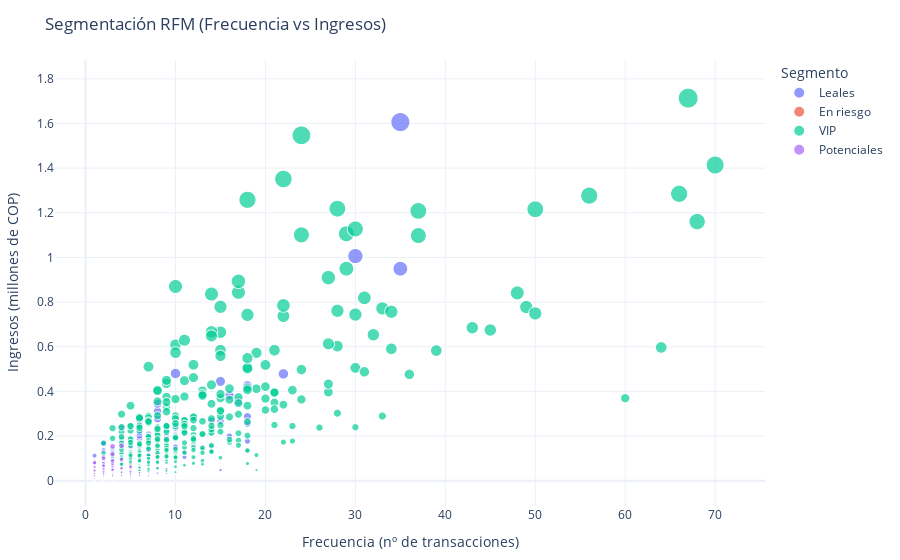

Write notebook code for a chart like this one.
### Markdown cell above
---

# 3️⃣ Segmentación RFM de Clientes

## 🎯 ¿Para qué sirve este gráfico?

Clasifica usuarios usando el modelo **RFM** (Recency, Frequency, Monetary):
- **VIP**: Usuarios recientes, frecuentes y de alto valor
- **Leales**: Usuarios consistentes con buen valor
- **Potenciales**: Usuarios con margen de crecimiento
- **En riesgo**: Usuarios que requieren atención inmediata

## 💼 Valor Empresarial

- **Priorización de Recursos**: Concentra esfuerzos en segmentos de mayor impacto
- **Personalización de Servicios**: Crea experiencias diferenciadas por segmento (VIP lounge, descuentos, prioridad)
- **Prevención de Churn**: Identifica usuarios "en riesgo" antes de perderlos
- **Upselling/Cross-selling**: Desarrolla estrategias para convertir "Potenciales" en "VIP"
- **ROI de Marketing**: Optimiza inversión publicitaria según el valor del segmento

## 📈 Visualización

### Code cell
df_rfm = g03.calcular_rfm(df)
fig3 = g03.crear_grafico_2d(df_rfm)  # Función correcta
fig3.show()

### Figure 1 — Plotly figure (JSON) as saved in the notebook; plotly's stock layout.template omitted (floating-point values rounded to 4 significant figures; data arrays with more than 128 entries replaced by an {"elided": "..."} marker saying what was removed)
{"data": [{"customdata": {"elided": "388x3 int values"}, "hovertemplate": "Segmento RFM=Leales<br>Frecuencia (nº de transacciones)=%{x}<br>Ingresos (millones COP)=%{marker.size}<br>user_id=%{customdata[0]}<br>recency=%{customdata[1]}<br>RFM_score=%{customdata[2]}<extra></extra>", "legendgroup": "Leales", "marker": {"color": "#636efa", "size": {"elided": "388 float values"}, "sizemode": "area", "sizeref": 0.004284, "symbol": "circle"}, "mode": "markers", "name": "Leales", "showlegend": true, "type": "scattergl", "x": {"elided": "388 int values"}, "xaxis": "x", "y": {"elided": "388 float values"}, "yaxis": "y"}, {"customdata": {"elided": "562x3 int values"}, "hovertemplate": "Segmento RFM=En riesgo<br>Frecuencia (nº de transacciones)=%{x}<br>Ingresos (millones COP)=%{marker.size}<br>user_id=%{customdata[0]}<br>recency=%{customdata[1]}<br>RFM_score=%{customdata[2]}<extra></extra>", "legendgroup": "En riesgo", "marker": {"color": "#EF553B", "size": {"elided": "562 float values"}, "sizemode": "area", "sizeref": 0.004284, "symbol": "circle"}, "mode": "markers", "name": "En riesgo", "showlegend": true, "type": "scattergl", "x": {"elided": "562 int values"}, "xaxis": "x", "y": {"elided": "562 float values"}, "yaxis": "y"}, {"customdata": {"elided": "367x3 int values"}, "hovertemplate": "Segmento RFM=VIP<br>Frecuencia (nº de transacciones)=%{x}<br>Ingresos (millones COP)=%{marker.size}<br>user_id=%{customdata[0]}<br>recency=%{customdata[1]}<br>RFM_score=%{customdata[2]}<extra></extra>", "legendgroup": "VIP", "marker": {"color": "#00cc96", "size": {"elided": "367 float values"}, "sizemode": "area", "sizeref": 0.004284, "symbol": "circle"}, "mode": "markers", "name": "VIP", "showlegend": true, "type": "scattergl", "x": {"elided": "367 int values"}, "xaxis": "x", "y": {"elided": "367 float values"}, "yaxis": "y"}, {"customdata": {"elided": "795x3 int values"}, "hovertemplate": "Segmento RFM=Potenciales<br>Frecuencia (nº de transacciones)=%{x}<br>Ingresos (millones COP)=%{marker.size}<br>user_id=%{customdata[0]}<br>recency=%{customdata[1]}<br>RFM_score=%{customdata[2]}<extra></extra>", "legendgroup": "Potenciales", "marker": {"color": "#ab63fa", "size": {"elided": "795 float values"}, "sizemode": "area", "sizeref": 0.004284, "symbol": "circle"}, "mode": "markers", "name": "Potenciales", "showlegend": true, "type": "scattergl", "x": {"elided": "795 int values"}, "xaxis": "x", "y": {"elided": "795 float values"}, "yaxis": "y"}], "layout": {"legend": {"itemsizing": "constant", "title": {"text": "Segmento"}, "tracegroupgap": 0}, "margin": {"b": 40, "l": 40, "r": 20, "t": 60}, "title": {"text": "Segmentación RFM (Frecuencia vs Ingresos)"}, "xaxis": {"anchor": "y", "domain": [0, 1], "title": {"text": "Frecuencia (nº de transacciones)"}}, "yaxis": {"anchor": "x", "domain": [0, 1], "title": {"text": "Ingresos (millones de COP)"}}}}
